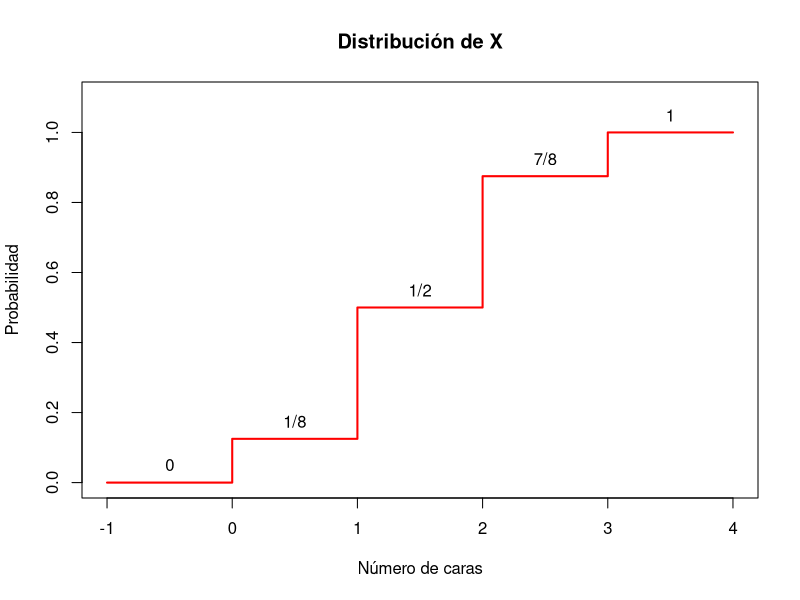
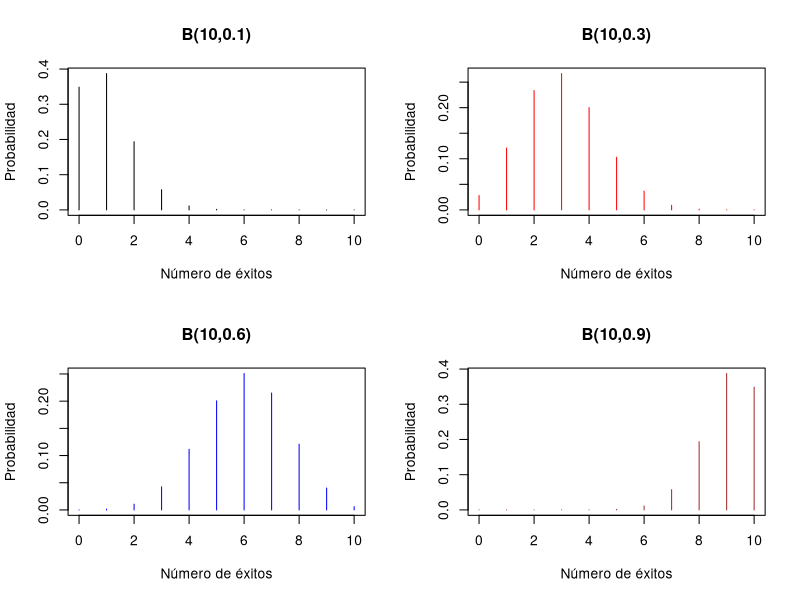
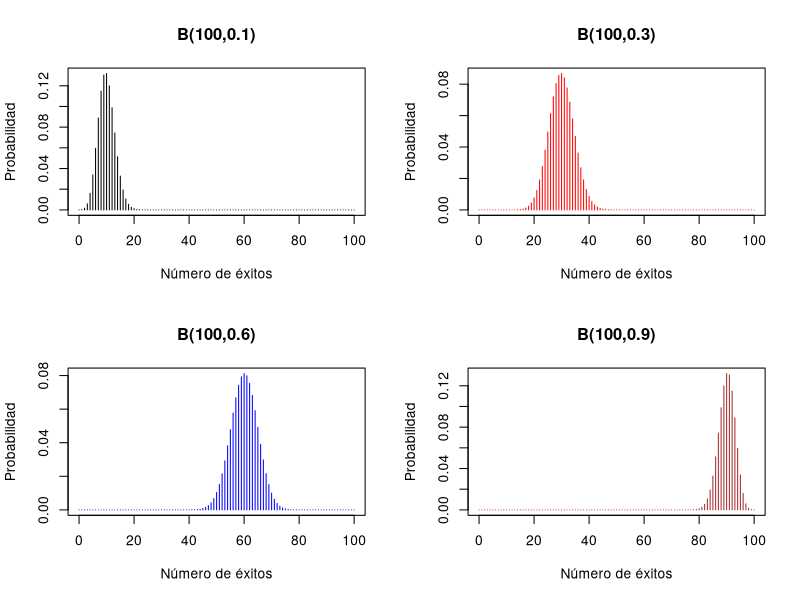
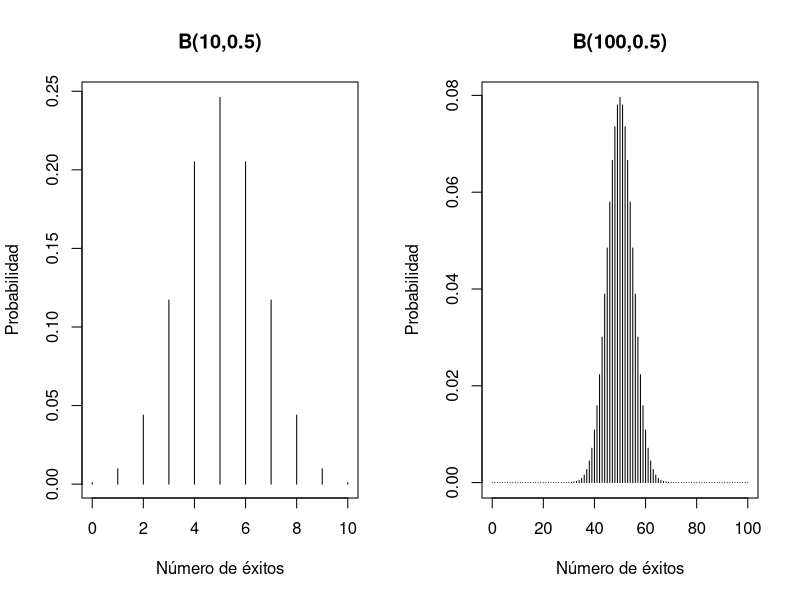

The R source for these figures, in order:
## ---- chunk 1
plot(c(-1,0,0,1,1,2,2,3,3,4),c(0,0,1/8,1/8,1/2,1/2,7/8,7/8,1,1),xlim=c(-1,4),ylim=c(0,1.1),yaxp=c(0,1,5),xlab="Número de caras",ylab="Probabilidad",main="Distribución de X",type="l",col="red",lwd=2)
text(c(-0.5,0.5,1.5,2.5,3.5),c(0,1/8,1/2,7/8,1)+0.05,labels=c("0","1/8","1/2","7/8","1"))
## ---- chunk 2
par(mfrow=c(2,2))
plot(0:10,dbinom(0:10,10,0.1),pch=20,cex=0.75,xlab="Número de éxitos",ylab="Probabilidad",type="h",main="B(10,0.1)")
plot(0:10,dbinom(0:10,10,0.3),pch=20,cex=0.75,xlab="Número de éxitos",ylab="Probabilidad",type="h",main="B(10,0.3)",col="red")
plot(0:10,dbinom(0:10,10,0.6),pch=20,cex=0.75,xlab="Número de éxitos",ylab="Probabilidad",type="h",main="B(10,0.6)",col="blue")
plot(0:10,dbinom(0:10,10,0.9),pch=20,cex=0.75,xlab="Número de éxitos",ylab="Probabilidad",type="h",main="B(10,0.9)",col="brown")
## ---- chunk 3
par(mfrow=c(2,2))
plot(0:100,dbinom(0:100,100,0.1),pch=20,cex=0.75,xlab="Número de éxitos",ylab="Probabilidad",type="h",main="B(100,0.1)")
plot(0:100,dbinom(0:100,100,0.3),pch=20,cex=0.75,xlab="Número de éxitos",ylab="Probabilidad",type="h",main="B(100,0.3)",col="red")
plot(0:100,dbinom(0:100,100,0.6),pch=20,cex=0.75,xlab="Número de éxitos",ylab="Probabilidad",type="h",main="B(100,0.6)",col="blue")
plot(0:100,dbinom(0:100,100,0.9),pch=20,cex=0.75,xlab="Número de éxitos",ylab="Probabilidad",type="h",main="B(100,0.9)",col="brown")
par(mfrow=c(1,1))
## ---- chunk 4
par(mfrow=c(1,2))
plot(0:10,dbinom(0:10,10,0.5),pch=20,cex=0.75,xlab="Número de éxitos",ylab="Probabilidad",type="h",main="B(10,0.5)")
plot(0:100,dbinom(0:100,100,0.5),pch=20,cex=0.75,xlab="Número de éxitos",ylab="Probabilidad",type="h",main="B(100,0.5)")
par(mfrow=c(1,1))
